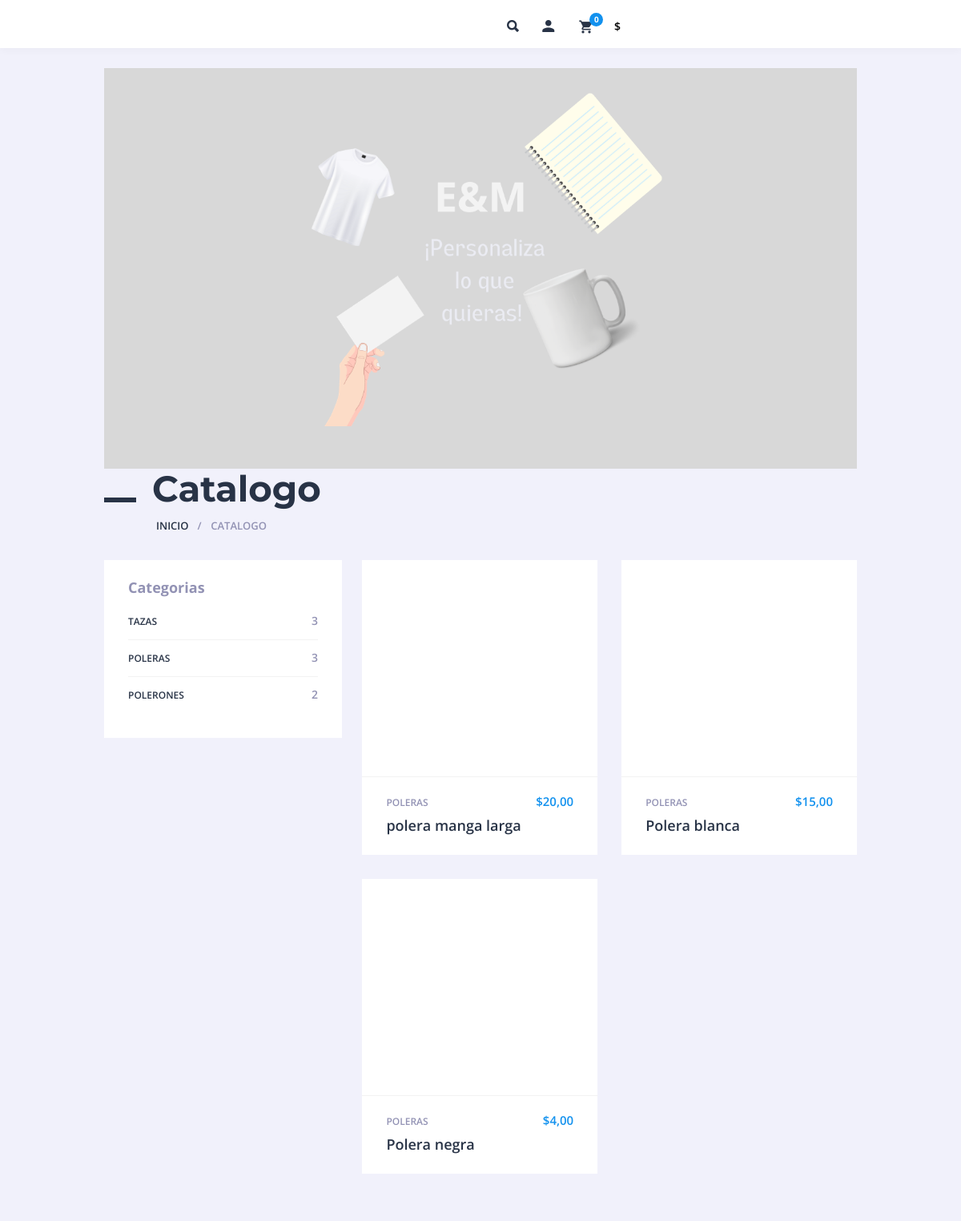
The page /productosPorCategoria/2 on the database its author committed.
### modelapp/models.py (models this page shows, shortened)
class Categoria(models.Model):
    nombre = models.CharField(max_length=100)
    def __str__(self):
        return self.nombre

class Producto(models.Model):
    nombre = models.CharField(max_length=255)
    imagen = models.ImageField(upload_to='productos/')
    precio = models.DecimalField(max_digits=10, decimal_places=2)
    stock = models.PositiveIntegerField()
    descripcion = models.TextField()
    categoria = models.ForeignKey(Categoria, on_delete=models.CASCADE)

### modelapp/views.py (the view)
# urls.py: path('productosPorCategoria/<int:categoria_id>',views.productoPorCategoria,name='productosPorCategoria'),
def productoPorCategoria(request,categoria_id):
    objCategoria = Categoria.objects.get(pk=categoria_id)
    productos = objCategoria.producto_set.all()
    categorias = Categoria.objects.all()
    context = {
        "productos": productos,
        "categorias": categorias
        }
    return render(request,'index.html',context)

### modelapp/templates/index.html (shortened to what this page needs)
{% extends 'layout.html' %}
{% block content %}
    <header id="inicio" class="jumbotron jumbotron-fluid text-center">
    </header>
        <div class="section-top">
            <h1 class="maincont-ttl">Catalogo</h1>
            <ul class="b-crumbs">
                <li><a href="/">Inicio</a></li>
                <li>Catalogo</li>
            </ul>
        </div>
        <div class="section-wrap-withsb">
            <aside class="blog-sb-widgets section-sb" id="section-sb">
                <div class="theiaStickySidebar">
                    <div class="section-filter">
                        <div class="section-filter">
                            {% include 'includes/catalogo/categorias.html' %}
                        </div>
                    </div>
                </div>
            </aside>        <div class="section-list-withsb" id="section-list-withsb">
            <div class="theiaStickySidebar">
                {% include 'includes/catalogo/catalogo.html' %}
            </div>
        </div>
        </div>
{% endblock %}

### modelapp/templates/includes/catalogo/categorias.html
<div class="blog-sb-widget multishopcategories_widget">
    <h3 class="widgettitle">Categorias</h3>
    <div class="section-sb-current">
        <ul class="section-sb-list">
            {% for categoria in categorias %}
            <li>
                <a href="{%url 'web:productosPorCategoria' categoria.id %}">
                    <span class="section-sb-label">{{categoria.nombre}}
                        <span class="count">{{categoria.producto_set.all.count}}</span>
                    </span>
                </a>
            </li>
            {% endfor %}
        </ul>
    </div>
</div>

### modelapp/templates/includes/catalogo/catalogo.html (shortened to what this page needs)
<div class="row prod-items prod-items-2">
    {% for producto in productos %}
    <article class="cf-sm-6 cf-md-6 cf-lg-6 col-xs-6 col-sm-6 col-md-6 col-lg-6 sectgl-item">
        <div class="sectgl prod-i">
            <div class="prod-i-top">
                <a class="prod-i-img" href="{% url 'web:producto' producto.id %}">
                </a>
            </div>
            <div class="prod-i-bot">
                <div class="prod-i-info">
                    <p class="prod-i-price">${{producto.precio}}
                    </p>
                    <p class="prod-i-categ"><a href="{%url 'web:productosPorCategoria' producto.categoria.id %}">{{producto.categoria}}</a></p>
                </div>
                <h3 class="prod-i-ttl"><a href="{% url 'web:producto' producto.id %}">{{producto.nombre}}</a></h3>
            </div>
        </div>
    </article>
    {% endfor %}
</div>

### modelapp/static/css/media.css (style rules this page uses)
.cf-lg-2:nth-child(6n+1), .cf-lg-3:nth-child(4n+1), .cf-lg-4:nth-child(3n+1), .cf-lg-6:nth-child(2n+1) { clear: left; }
@media only screen and (max-width : 1220px) { .cf-md-2:nth-child(n), .cf-md-3:nth-child(n), .cf-md-4:nth-child(n), .cf-md-6:nth-child(n) { clear: none; } }
@media only screen and (max-width : 1220px) { .cf-md-2:nth-child(6n+1), .cf-md-3:nth-child(4n+1), .cf-md-4:nth-child(3n+1), .cf-md-6:nth-child(2n+1) { clear: left; } }

### rows shown on the page
Categoria: nombre "TAZAS", producto_set.all.count "3"
Categoria: nombre "POLERAS", producto_set.all.count "3"
Categoria: nombre "POLERONES", producto_set.all.count "2"
Producto: precio "20,00", categoria "POLERAS", nombre "polera manga larga"
Producto: precio "15,00", categoria "POLERAS", nombre "Polera blanca"
Producto: precio "4,00", categoria "POLERAS", nombre "Polera negra"

### other values the page prints
{{ request.session.cart.items|length }} "0"
